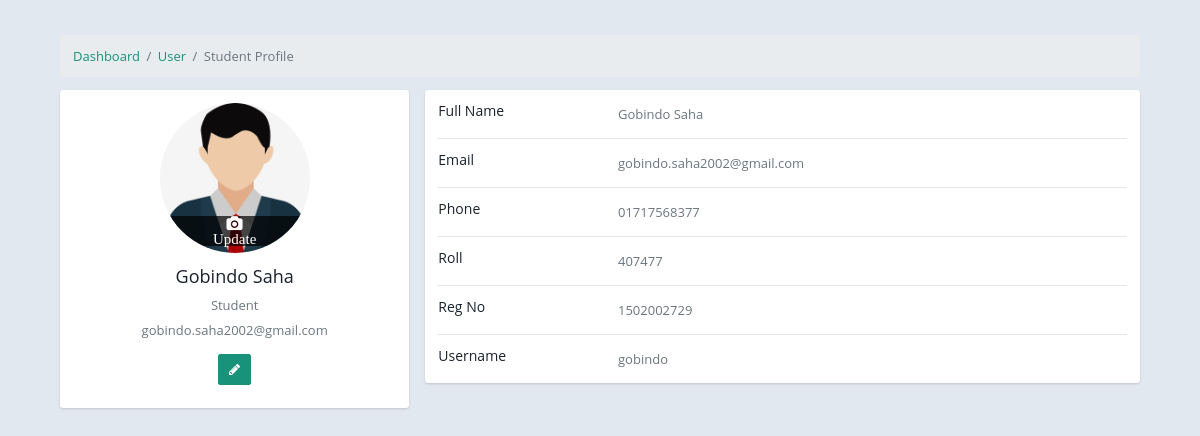
/student/profile.php (signed in), run on the app's committed database.
### tables this page shows
CREATE TABLE `students` (
  `id` int(6) NOT NULL,
  `fname` varchar(50) NOT NULL,
  `lname` varchar(50) NOT NULL,
  `roll` int(6) NOT NULL,
  `reg` int(6) NOT NULL,
  `email` varchar(50) NOT NULL,
  `username` varchar(50) NOT NULL,
  `password` varchar(100) NOT NULL,
  `phone` varchar(11) NOT NULL,
  `user_image` varchar(50) DEFAULT NULL,
  `status` tinyint(1) NOT NULL,
  `datetime` timestamp NOT NULL DEFAULT current_timestamp()
);

### student/profile.php (the view, shortened to what this page needs)
<?php
require_once '../dbcon.php';
$student_login = $_SESSION['student_login'];
$data = mysqli_query($con, "SELECT * FROM `students` WHERE `email` = '$student_login' OR `username` = '$student_login'");
$student_info = mysqli_fetch_assoc($data);
?>
<!DOCTYPE html>
<html lang="en">
<head>
    <link href="https://cdn.jsdelivr.net/npm/bootstrap@4.4.1/dist/css/bootstrap.min.css" rel="stylesheet">
    <link rel="stylesheet" href="../assets/vendor/font-awesome/css/font-awesome.css">
    <link rel="stylesheet" href="../assets/stylesheets/style.css">
</head>
<body>
<div class="container">
    <div class="main-body">
          <nav aria-label="breadcrumb" class="main-breadcrumb">
            <ol class="breadcrumb">
              <li class="breadcrumb-item"><a href="index.php">Dashboard</a></li>
              <li class="breadcrumb-item"><a href="javascript:void(0)">User</a></li>
              <li class="breadcrumb-item active" aria-current="page">Student Profile</li>
            </ol>
          </nav>
          <div class="row gutters-sm">
            <div class="col-md-4 mb-3">
              <div class="card">
                <div class="card-body">
                  <div class="d-flex flex-column align-items-center text-center">
                    <div class="profile-image">
                      <img src="../assets/images/avatar/user.jpg" id="photo">
                      <label for="file" id="uploadBtn"><i class="fa fa-camera"><br>Update</i></label>
                    </div>
                    <div class="mt-3">
                      <h4><?= ucwords($student_info['fname']).' '.ucwords($student_info['lname']) ?></h4>
                      <p class="text-secondary mb-1">Student</p>
                      <p class="text-muted font-size-sm"><?= $student_info['email'] ?></p>
                      <a href="javascript:void(0)" class="btn btn-primary" data-toggle="modal" data-target="#profile-update"><i class="fa fa-pencil"></i></a>
                    </div>
                  </div>
                </div>
              </div>
            </div>
            <div class="col-md-8">
              <div class="card mb-3">
                <div class="card-body">
                  <div class="row">
                    <div class="col-sm-3">
                      <h6 class="mb-0">Full Name</h6>
                    </div>
                    <div class="col-sm-9 text-secondary">
                      <?= ucwords($student_info['fname']).' '.ucwords($student_info['lname']) ?>
                    </div>
                  </div>
                  <hr>
                  <div class="row">
                    <div class="col-sm-3">
                      <h6 class="mb-0">Email</h6>
                    </div>
                    <div class="col-sm-9 text-secondary">
                      <?= $student_info['email'] ?>
                    </div>
                  </div>
                  <hr>
                  <div class="row">
                    <div class="col-sm-3">
                      <h6 class="mb-0">Phone</h6>
                    </div>
                    <div class="col-sm-9 text-secondary">
                      <?= $student_info['phone'] ?>
                    </div>
                  </div>
                  <hr>
                  <div class="row">
                    <div class="col-sm-3">
                      <h6 class="mb-0">Roll</h6>
                    </div>
                    <div class="col-sm-9 text-secondary">
                      <?= $student_info['roll'] ?>
                    </div>
                  </div>
                  <hr>
                  <div class="row">
                    <div class="col-sm-3">
                      <h6 class="mb-0">Reg No</h6>
                    </div>
                    <div class="col-sm-9 text-secondary">
                      <?= $student_info['reg'] ?>
                    </div>
                  </div>
                  <hr>
                  <div class="row">
                    <div class="col-sm-3">
                      <h6 class="mb-0">Username</h6>
                    </div>
                    <div class="col-sm-9 text-secondary">
                    <?= $student_info['username'] ?>
                    </div>
                  </div>
                </div>
              </div>
            </div>
          </div>
        </div>
    </div>
</body>
</html>

### student/profile.php (style rules this page uses)
body { margin-top:20px; color: #1a202c; text-align: left; background-color: #e2e8f0; }
.main-body { padding: 15px; }
.card { box-shadow: 0 1px 3px 0 rgba(0,0,0,.1), 0 1px 2px 0 rgba(0,0,0,.06); }
.card { position: relative; display: flex; flex-direction: column; min-width: 0; word-wrap: break-word; background-color: #fff; background-clip: border-box; border: 0 solid rgba(0,0,0,.125); border-radius: .25rem; }
.card-body { flex: 1 1 auto; min-height: 1px; padding: 1rem; }
.gutters-sm { margin-right: -8px; margin-left: -8px; }
.gutters-sm>.col, .gutters-sm>[class*=col-] { padding-right: 8px; padding-left: 8px; }
.mb-3, .my-3 { margin-bottom: 1rem!important; }
.profile-image { position: relative; height: 150px; width: 150px; border-radius: 50%; overflow: hidden; background-color: #0000; }
#photo { height: 100%; width: 100%; }
#uploadBtn { height: 30px; width: 100%; position: absolute; bottom: 0; left: 50%; transform: translateX(-50%); text-align: center; background: rgba(0,0,0,0.7); color: white; line-height: 30px; font-family: sans-serif; font-size: 15px; cursor: pointer; }

### data on the page
students: fname "Gobindo", lname "Saha", email "gobindo.saha2002@gmail.com", phone "01717568377", roll "407477", reg "1502002729", username "gobindo"
